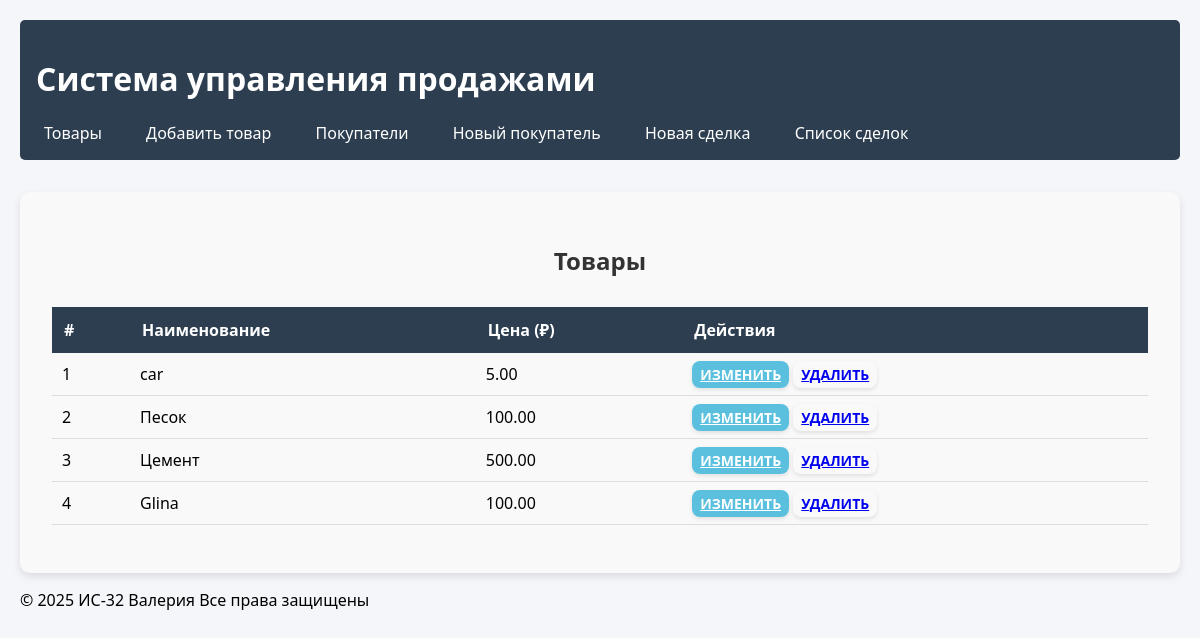
Before: /products/ with the older database file.
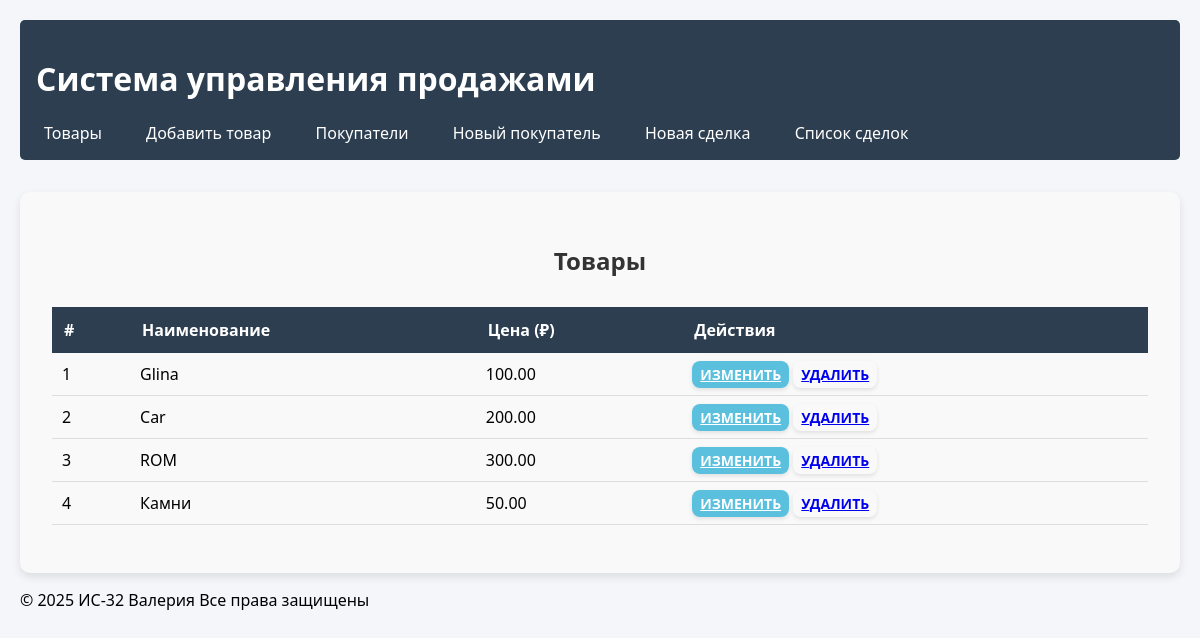
After: the same page with the newer database file.
### sales/models.py (models this page shows, shortened)
class Product(models.Model):
    name  = models.CharField("Наименование", max_length=255)
    price = models.DecimalField("Цена", max_digits=10, decimal_places=2)

### sales/views.py (the view)
# urls.py: path('products/', views.product_list, name='product_list'),
def product_list(request):
    products = Product.objects.all()
    return render(request, 'sales/product_list.html', {'products': products})

### sales/templates/sales/product_list.html (shortened to what this page needs)
{% extends 'sales/base.html' %}
{% load static %}
{% block content %}
<div class="container mt-4">
  <div class="d-flex justify-content-between align-items-center mb-3">
    <h2>Товары</h2>
  </div>
  <div class="table-responsive">
    <table class="table table-striped align-middle">
      <thead>
        <tr>
          <th>#</th>
          <th>Наименование</th>
          <th class="text-end">Цена (₽)</th>
          <th class="text-center">Действия</th>
        </tr>
      </thead>
      <tbody>
        {% for product in products %}
        <tr>
          <td>{{ forloop.counter }}</td>
          <td>{{ product.name }}</td>
          <td class="text-end">{{ product.price|floatformat:2 }}</td>
          <td class="text-center">
            <a href="{% url 'sales:product_edit' product.id %}" class="btn btn-primary btn-sm">Изменить</a>
            <a href="{% url 'sales:product_delete' product.id %}" class="btn btn-sm btn-outline-danger">Удалить</a>
          </td>
        </tr>
        {% empty %}
        <tr>
          <td colspan="4" class="text-center text-muted">Нет доступных товаров</td>
        </tr>
        {% endfor %}
      </tbody>
    </table>
  </div>
</div>
{% endblock %}

### sales/templates/sales/base.html (shortened to what this page needs)
{% load static %}
{% load math_filters %}
<!DOCTYPE html>
<html lang="ru">
<head>
    <link rel="stylesheet" href="{% static 'sales/style.css' %}">
</head>
<body>
    <header>
        <h1>Система управления продажами</h1>
        <nav>
            <a href="{% url 'product_list' %}">Товары</a>
            <a href="{% url 'sales:product_add' %}">Добавить товар</a>
            <a href="{% url 'customer_list' %}">Покупатели</a>
            <a href="{% url 'add_customer' %}">Новый покупатель</a>
            <a href="{% url 'deal_create' %}">Новая сделка</a>
            <a href="{% url 'deal_list' %}">Список сделок</a>
        </nav>
    </header>
    <main>
        {% block content %}
        {% endblock %}
    </main>
    <footer>
        <p>© 2025 ИС-32 Валерия Все права защищены</p>
    </footer>
</body>
</html>

### static/sales/style.css (style rules this page uses)
:root { --primary-color: #2c3e50; --secondary-color: #3498db; }
body { font-family: 'Segoe UI', Tahoma, Geneva, Verdana, sans-serif; margin: 0; padding: 20px; background-color: #f5f6fa; }
header { background-color: var(--primary-color); color: white; padding: 1rem; margin-bottom: 2rem; border-radius: 5px; }
nav a { color: white; text-decoration: none; margin-right: 1.5rem; padding: 0.5rem; transition: all 0.3s; }
.container { background-color: white; padding: 2rem; border-radius: 5px; box-shadow: 0 2px 5px rgba(0,0,0,0.1); }
table { width: 100%; border-collapse: collapse; margin: 1rem 0; }
th { background-color: var(--primary-color); color: white; padding: 12px; text-align: left; }
td { padding: 10px; border-bottom: 1px solid #ddd; }
.container { background-color: #f9f9f9; border-radius: 10px; box-shadow: 0 4px 8px rgba(0, 0, 0, 0.1); }
h2 { text-align: center; margin-bottom: 30px; color: #333; }
.btn { border-radius: 0.5rem; padding: 10px 20px; font-size: 1rem; font-weight: 600; text-transform: uppercase; border: none; cursor: pointer; transition: all 0.3s ease; box-shadow: 0 2px 4px rgba(0, 0, 0, 0.1); }
.btn-primary { background-color: #5bc0de; color: white; }

### sales/templates/sales/base.html (style rules this page uses)
.btn { border-radius: 0.5rem; font-size: 0.875rem; padding: 0.25rem 0.5rem; font-weight: 600; text-transform: uppercase; border: none; cursor: pointer; transition: all 0.3s ease; box-shadow: 0 2px 4px rgba(0, 0, 0, 0.1); }
.btn-primary { background-color: #5bc0de; color: white; }

Changed rows visible on the page:
removed Product: name "car", price "5.00"
removed Product: name "Песок", price "100.00"
removed Product: name "Цемент", price "500.00"
added Product: name "Car", price "200.00"
added Product: name "ROM", price "300.00"
added Product: name "Камни", price "50.00"
